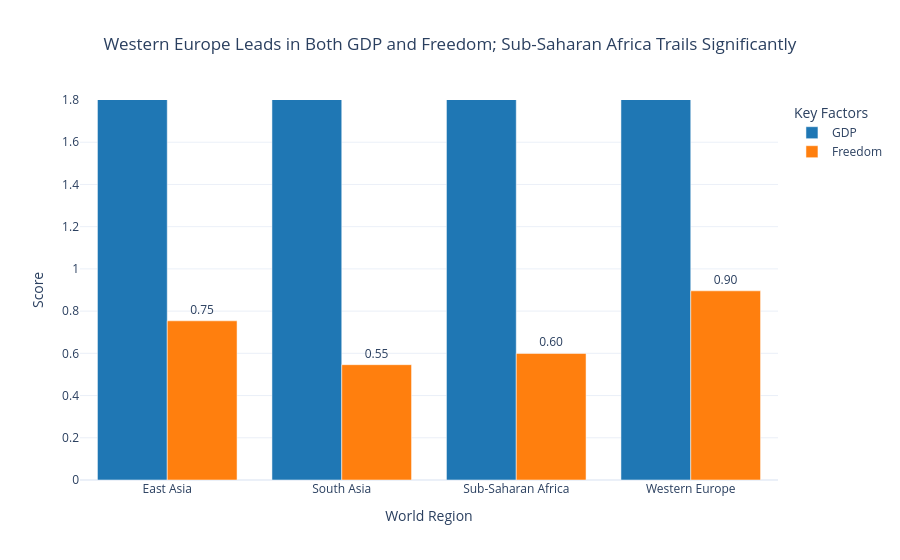

Write notebook code for a chart like this one.
### Code cell
# Task 3: Grouped Bar Chart - GDP & Freedom Across Top 5 Populated Regions
# -------------------------------------------------------------------------

# Step 1: 
target_regions = [
    'Western Europe', 
    'Latin America', 
    'East Asia', 
    'Sub-Saharan Africa', 
    'South Asia'
]
region_filtered = df[df['Region'].isin(target_regions)]

# Step 2: 
factor_avg = region_filtered.groupby('Region')[['GDP', 'Freedom']].mean().reset_index()

# Step 3: 
fig = px.bar(
    factor_avg,
    x='Region',
    y=['GDP', 'Freedom'], 
    barmode='group',       
    title='Western Europe Leads in Both GDP and Freedom; Sub-Saharan Africa Trails Significantly',
    color_discrete_map={   
        'GDP': '#1f77b4',
        'Freedom': '#ff7f0e'
    },
    labels={
        'value': 'Score',
        'variable': 'Metric',
        'Region': 'World Region'
    }
)


fig.update_layout(
    yaxis_range=[0, 1.8],    
    template='plotly_white',
    title_x=0.5,
    legend_title='Key Factors'
)

fig.update_traces(texttemplate='%{y:.2f}', textposition='outside')
fig.show()

### Figure 1 — Plotly figure (JSON) as saved in the notebook; plotly's stock layout.template omitted (floating-point values rounded to 4 significant figures)
{"data": [{"alignmentgroup": "True", "hovertemplate": "Metric=GDP<br>World Region=%{x}<br>Score=%{y}<extra></extra>", "legendgroup": "GDP", "marker": {"color": "#1f77b4", "pattern": {"shape": ""}}, "name": "GDP", "offsetgroup": "GDP", "orientation": "v", "showlegend": true, "textposition": "outside", "texttemplate": "%{y:.2f}", "type": "bar", "x": ["East Asia", "South Asia", "Sub-Saharan Africa", "Western Europe"], "xaxis": "x", "y": [10.31, 7.152, 7.082, 10.96], "yaxis": "y"}, {"alignmentgroup": "True", "hovertemplate": "Metric=Freedom<br>World Region=%{x}<br>Score=%{y}<extra></extra>", "legendgroup": "Freedom", "marker": {"color": "#ff7f0e", "pattern": {"shape": ""}}, "name": "Freedom", "offsetgroup": "Freedom", "orientation": "v", "showlegend": true, "textposition": "outside", "texttemplate": "%{y:.2f}", "type": "bar", "x": ["East Asia", "South Asia", "Sub-Saharan Africa", "Western Europe"], "xaxis": "x", "y": [0.754, 0.5463, 0.5994, 0.8961], "yaxis": "y"}], "layout": {"barmode": "group", "legend": {"title": {"text": "Key Factors"}, "tracegroupgap": 0}, "title": {"text": "Western Europe Leads in Both GDP and Freedom; Sub-Saharan Africa Trails Significantly", "x": 0.5}, "xaxis": {"anchor": "y", "domain": [0, 1], "title": {"text": "World Region"}}, "yaxis": {"anchor": "x", "domain": [0, 1], "range": [0, 1.8], "title": {"text": "Score"}}}}
